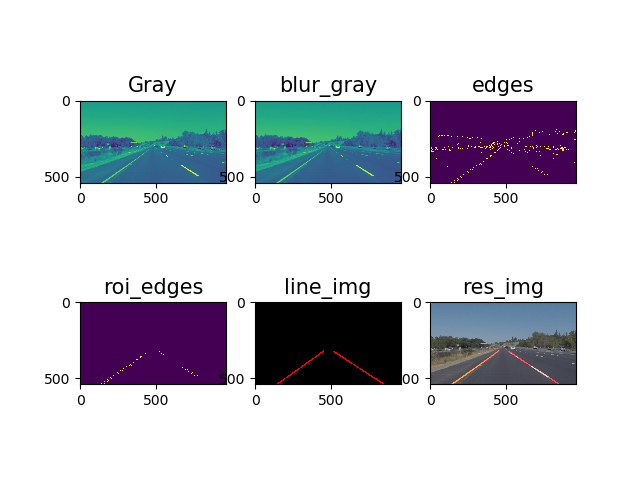

Source code (Python):
import cv2
import numpy as np
import matplotlib.pyplot as plt
from moviepy.editor import VideoFileClip
import matplotlib.image as mplimg

blur_ksize = 5  # Gaussian blur kernel size
canny_lthreshold = 50  # Canny edge detection low threshold
canny_hthreshold = 150  # Canny edge detection high threshold

# 霍夫变换操作参数
rho = 1  # rho的步长，即直线到图像原点(0,0)点的距离
theta = np.pi / 180  # theta的范围
threshold = 15  # 累加器中的值高于它时才认为是一条直线
min_line_length = 40  # 线的最短长度，比这个短的都被忽略
max_line_gap = 20  # 两条直线之间的最大间隔，小于此值，认为是一条直线


def roi_mask(img, vertices):  # img是输入的图像，verticess是兴趣区的四个点的坐标（三维的数组）
    mask = np.zeros_like(img)  # 生成与输入图像相同大小的图像，并用黑色填充背景
    if len(img.shape) > 2:
        channel_count = img.shape[2]
        mask_color = (255,) * channel_count  # 如果 channel_count=3,则为(255,255,255)
    else:
        mask_color = 255
    cv2.fillPoly(mask, vertices, mask_color)  # 使用白色填充多边形，形成蒙板
    masked_img = cv2.bitwise_and(img, mask)  # 蒙蔽无用区域
    return masked_img


def draw_roi(img, vertices):
    cv2.polylines(img, vertices, True, [255, 0, 0], thickness=2)


def draw_lines(img, lines, color=[255, 0, 0], thickness=2):
    for line in lines:
        for x1, y1, x2, y2 in line:
            cv2.line(img, (x1, y1), (x2, y2), color, thickness)


def hough_lines(img, rho, theta, threshold, min_line_len, max_line_gap):
    # 函数输出的直接就是一组直线点的坐标位置（每条直线用两个点表示[x1,y1],[x2,y2]）
    lines = cv2.HoughLinesP(img, rho, theta, threshold, np.array([]), minLineLength=min_line_len,
                            maxLineGap=max_line_gap)
    # 生成绘制直线的黑底绘图板
    line_img = np.zeros((img.shape[0], img.shape[1], 3), dtype=np.uint8)
    draw_lanes(line_img, lines)
    return line_img


def draw_lanes(img, lines, color=[255, 0, 0], thickness=8):
    # 用于存储左边和右边的直线
    left_lines, right_lines = [], []
    # 对直线进行分类
    for line in lines:
        for x1, y1, x2, y2 in line:
            k = (y2 - y1) / (x2 - x1)
            if k < 0:
                left_lines.append(line)
            else:
                right_lines.append(line)

    if (len(left_lines) <= 0 or len(right_lines) <= 0):
        return img

    # 删除左侧不满足斜率要求的直线
    clean_lines(left_lines, 0.1)
    # 删除右侧不满足斜率要求的直线
    clean_lines(right_lines, 0.1)
    # 提取左侧直线族中的所有的第一个点
    left_points = [(x1, y1) for line in left_lines for x1, y1, x2, y2 in line]
    # 提取左侧直线族中的所有的第二个点
    left_points = left_points + [(x2, y2) for line in left_lines for x1, y1, x2, y2 in line]
    # 提取右侧直线族中的所有的第一个点
    right_points = [(x1, y1) for line in right_lines for x1, y1, x2, y2 in line]
    # 提取右侧侧直线族中的所有的第二个点
    right_points = right_points + [(x2, y2) for line in right_lines for x1, y1, x2, y2 in line]
    # 拟合点集，生成直线表达式，并计算左侧直线在图像中的两个端点的坐标
    left_vtx = calc_lane_vertices(left_points, 325, img.shape[0])
    # 拟合点集，生成直线表达式，并计算右侧直线在图像中的两个端点的坐标
    right_vtx = calc_lane_vertices(right_points, 325, img.shape[0])

    cv2.line(img, left_vtx[0], left_vtx[1], color, thickness)  # 画出直线
    cv2.line(img, right_vtx[0], right_vtx[1], color, thickness)  # 画出直线


# 将不满足斜率要求的直线删除
def clean_lines(lines, threshold):
    slope = []
    for line in lines:
        for x1, y1, x2, y2 in line:
            k = (y2 - y1) / (x2 - x1)
            slope.append(k)
    while len(lines) > 0:
        # 计算斜率的平均值，因为后面会将直线和斜率值弹出
        mean = np.mean(slope)
        # 计算每条直线斜率与平均值的差值
        diff = [abs(s - mean) for s in slope]
        # 计算差值的最大值的下标
        idx = np.argmax(diff)
        # 将差值大于阈值的直线弹出
        if diff[idx] > threshold:
            slope.pop(idx)  # 弹出斜率
            lines.pop(idx)  # 弹出直线
        else:
            break


# 拟合点集，生成直线表达式，并计算直线在图像中的两个端点的坐标
def calc_lane_vertices(point_list, ymin, ymax):
    # 提取x
    x = [p[0] for p in point_list]
    # 提取y
    y = [p[1] for p in point_list]
    # 用一次多项式x=a*y+b拟合这些点，fit是(a,b)
    fit = np.polyfit(y, x, 1)
    # 生成多项式对象a*y+b
    fit_fn = np.poly1d(fit)

    # 计算这条直线在图像中最左侧的横坐标
    xmin = int(fit_fn(ymin))
    # 计算这条直线在图像中最右侧的横坐标
    xmax = int(fit_fn(ymax))

    return [(xmin, ymin), (xmax, ymax)]


# 检测处理
def process_an_image(img):
    # 查看图片尺寸
    print(img.shape)  # (540, 960, 3)
    # 目标区域的四个点坐标，roi_vtx是一个三维的数组
    roi_vtx = np.array([[(0, img.shape[0]), (460, 325), (520, 325), (img.shape[1], img.shape[0])]])
    print(roi_vtx.shape)  # (1, 4, 2)
    print(roi_vtx)
    '''
        [[[  0 540]
        [460 325]
        [520 325]
        [960 540]]]
    '''
    # 图像转换为灰度图
    gray = cv2.cvtColor(img, cv2.COLOR_RGB2GRAY)
    plt.subplot(231)
    plt.imshow(gray)
    plt.title('Gray', fontsize=15)
    # 使用高斯模糊去噪声
    blur_gray = cv2.GaussianBlur(gray, (blur_ksize, blur_ksize), 0, 0)
    plt.subplot(232)
    plt.imshow(blur_gray)
    plt.title('blur_gray', fontsize=15)
    # 使用Canny进行边缘检测
    edges = cv2.Canny(blur_gray, canny_lthreshold, canny_hthreshold)
    plt.subplot(233)
    plt.imshow(edges)
    plt.title('edges', fontsize=15)
    # 对边缘检测的图像生成图像蒙板，去掉不感兴趣的区域，保留兴趣区
    roi_edges = roi_mask(edges, roi_vtx)
    plt.subplot(234)
    plt.imshow(roi_edges)
    plt.title('roi_edges', fontsize=15)
    # 使用霍夫直线检测，并且绘制直线
    line_img = hough_lines(roi_edges, rho, theta, threshold, min_line_length, max_line_gap)
    plt.subplot(235)
    plt.imshow(line_img)
    plt.title('line_img', fontsize=15)
    # 将处理后的图像与原图做融合
    res_img = cv2.addWeighted(img, 0.8, line_img, 1, 0)
    plt.subplot(236)
    plt.imshow(res_img)
    plt.title('res_img', fontsize=15)
    plt.show()


img = mplimg.imread("./images/test_lane.jpg")
print("start to process the image....")
process_an_image(img)
print("show you the image....")

# print("start to process the video....")
# output = 'video_2_xlt.mp4'
# clip = VideoFileClip("./videos/video_2.mp4")
# # 对视频的每一帧进行处理
# out_clip = clip.fl_image(process_an_image)
# # 将处理后的视频写入新的视频文件
# out_clip.write_videofile(output, audio=True)
